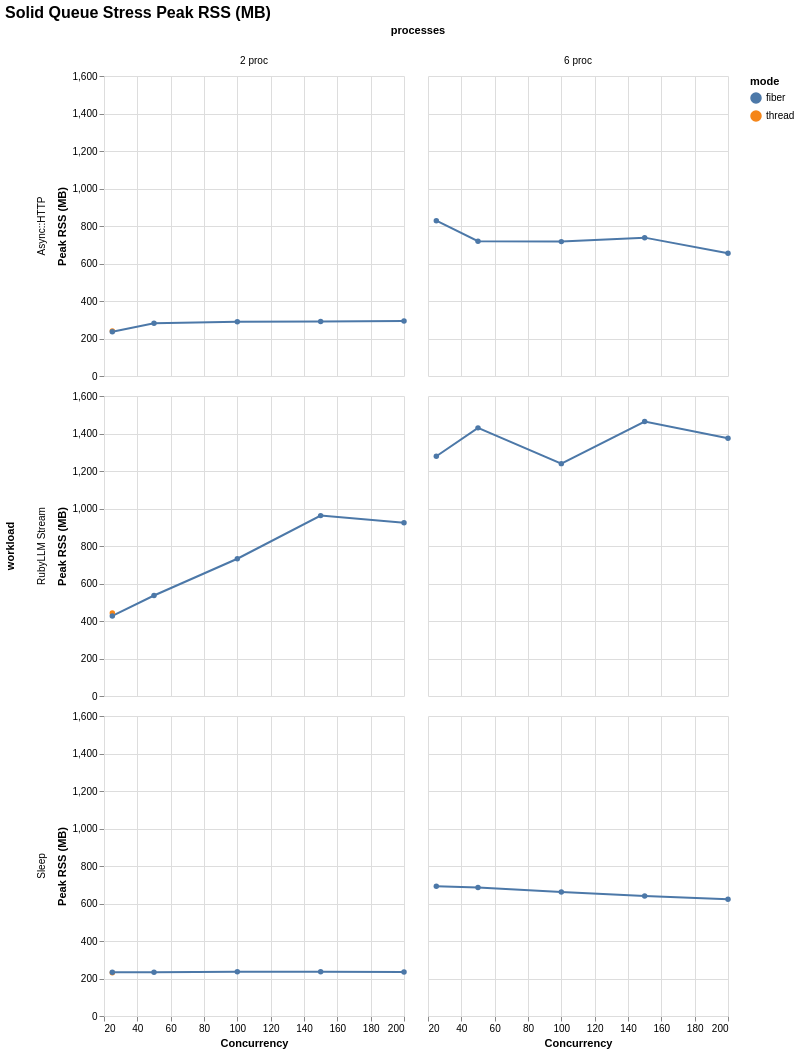

Express this chart as Vega-Lite.
### Vega-Lite specification from a JSON file in a GitHub repository (floating-point values rounded to 4 significant figures)
{"$schema": "https://vega.github.io/schema/vega-lite/v6.json", "title": "Solid Queue Stress Peak RSS (MB)", "data": {"values": [{"workload": "Async::HTTP", "mode": "thread", "concurrency": 25, "processes": "2 proc", "value": 239.8}, {"workload": "Async::HTTP", "mode": "fiber", "concurrency": 25, "processes": "2 proc", "value": 236.6}, {"workload": "Async::HTTP", "mode": "fiber", "concurrency": 50, "processes": "2 proc", "value": 281.4}, {"workload": "Async::HTTP", "mode": "fiber", "concurrency": 100, "processes": "2 proc", "value": 289.0}, {"workload": "Async::HTTP", "mode": "fiber", "concurrency": 150, "processes": "2 proc", "value": 290.6}, {"workload": "Async::HTTP", "mode": "fiber", "concurrency": 200, "processes": "2 proc", "value": 293.8}, {"workload": "Async::HTTP", "mode": "fiber", "concurrency": 25, "processes": "6 proc", "value": 828.5}, {"workload": "Async::HTTP", "mode": "fiber", "concurrency": 50, "processes": "6 proc", "value": 718.9}, {"workload": "Async::HTTP", "mode": "fiber", "concurrency": 100, "processes": "6 proc", "value": 716.7}, {"workload": "Async::HTTP", "mode": "fiber", "concurrency": 150, "processes": "6 proc", "value": 737.9}, {"workload": "Async::HTTP", "mode": "fiber", "concurrency": 200, "processes": "6 proc", "value": 655.2}, {"workload": "RubyLLM Stream", "mode": "thread", "concurrency": 25, "processes": "2 proc", "value": 443.0}, {"workload": "RubyLLM Stream", "mode": "fiber", "concurrency": 25, "processes": "2 proc", "value": 427.1}, {"workload": "RubyLLM Stream", "mode": "fiber", "concurrency": 50, "processes": "2 proc", "value": 536.1}, {"workload": "RubyLLM Stream", "mode": "fiber", "concurrency": 100, "processes": "2 proc", "value": 732.0}, {"workload": "RubyLLM Stream", "mode": "fiber", "concurrency": 150, "processes": "2 proc", "value": 962.0}, {"workload": "RubyLLM Stream", "mode": "fiber", "concurrency": 200, "processes": "2 proc", "value": 924.5}, {"workload": "RubyLLM Stream", "mode": "fiber", "concurrency": 25, "processes": "6 proc", "value": 1278.0}, {"workload": "RubyLLM Stream", "mode": "fiber", "concurrency": 50, "processes": "6 proc", "value": 1430.0}, {"workload": "RubyLLM Stream", "mode": "fiber", "concurrency": 100, "processes": "6 proc", "value": 1239.0}, {"workload": "RubyLLM Stream", "mode": "fiber", "concurrency": 150, "processes": "6 proc", "value": 1464.0}, {"workload": "RubyLLM Stream", "mode": "fiber", "concurrency": 200, "processes": "6 proc", "value": 1375.0}, {"workload": "Sleep", "mode": "thread", "concurrency": 25, "processes": "2 proc", "value": 230.5}, {"workload": "Sleep", "mode": "fiber", "concurrency": 25, "processes": "2 proc", "value": 233.8}, {"workload": "Sleep", "mode": "fiber", "concurrency": 50, "processes": "2 proc", "value": 233.6}, {"workload": "Sleep", "mode": "fiber", "concurrency": 100, "processes": "2 proc", "value": 236.4}, {"workload": "Sleep", "mode": "fiber", "concurrency": 150, "processes": "2 proc", "value": 235.7}, {"workload": "Sleep", "mode": "fiber", "concurrency": 200, "processes": "2 proc", "value": 234.4}, {"workload": "Sleep", "mode": "fiber", "concurrency": 25, "processes": "6 proc", "value": 692.0}, {"workload": "Sleep", "mode": "fiber", "concurrency": 50, "processes": "6 proc", "value": 685.7}, {"workload": "Sleep", "mode": "fiber", "concurrency": 100, "processes": "6 proc", "value": 661.6}, {"workload": "Sleep", "mode": "fiber", "concurrency": 150, "processes": "6 proc", "value": 640.3}, {"workload": "Sleep", "mode": "fiber", "concurrency": 200, "processes": "6 proc", "value": 622.5}]}, "mark": {"type": "line", "point": true, "tooltip": true}, "encoding": {"x": {"field": "concurrency", "type": "quantitative", "title": "Concurrency"}, "y": {"field": "value", "type": "quantitative", "title": "Peak RSS (MB)"}, "color": {"field": "mode", "type": "nominal"}, "tooltip": [{"field": "mode", "type": "nominal"}, {"field": "concurrency", "type": "nominal"}, {"field": "processes", "type": "nominal"}, {"field": "metric", "type": "nominal"}, {"field": "percentile", "type": "nominal"}, {"field": "value", "type": "quantitative"}], "row": {"field": "workload", "type": "nominal"}, "column": {"field": "processes", "type": "nominal"}}, "config": {"background": "white", "axis": {"labelFont": "Arial", "titleFont": "Arial", "grid": true}, "legend": {"labelFont": "Arial", "titleFont": "Arial"}, "title": {"font": "Arial", "fontSize": 16, "anchor": "start"}, "view": {"stroke": null}}}
